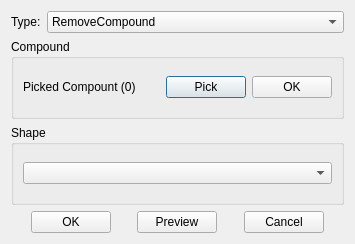
<?xml version="1.0" encoding="UTF-8"?>
<ui version="4.0">
 <class>RemoveCompoundDialog</class>
 <widget class="QDialog" name="RemoveCompoundDialog">
  <property name="geometry">
   <rect>
    <x>0</x>
    <y>0</y>
    <width>355</width>
    <height>244</height>
   </rect>
  </property>
  <property name="windowTitle">
   <string>RemoveCompound</string>
  </property>
  <layout class="QGridLayout" name="gridLayout">
   <item row="0" column="0">
    <widget class="QWidget" name="widget_2" native="true">
     <property name="sizePolicy">
      <sizepolicy hsizetype="Preferred" vsizetype="Fixed">
       <horstretch>0</horstretch>
       <verstretch>0</verstretch>
      </sizepolicy>
     </property>
     <layout class="QGridLayout" name="gridLayout_2">
      <property name="leftMargin">
       <number>0</number>
      </property>
      <property name="topMargin">
       <number>0</number>
      </property>
      <property name="rightMargin">
       <number>0</number>
      </property>
      <property name="bottomMargin">
       <number>0</number>
      </property>
      <item row="0" column="0">
       <widget class="QLabel" name="label">
        <property name="sizePolicy">
         <sizepolicy hsizetype="Fixed" vsizetype="Preferred">
          <horstretch>0</horstretch>
          <verstretch>0</verstretch>
         </sizepolicy>
        </property>
        <property name="text">
         <string>Type:</string>
        </property>
       </widget>
      </item>
      <item row="0" column="1">
       <widget class="QComboBox" name="cmbType">
        <property name="currentText">
         <string>RemoveCompound</string>
        </property>
        <property name="currentIndex">
         <number>0</number>
        </property>
        <item>
         <property name="text">
          <string>RemoveCompound</string>
         </property>
        </item>
       </widget>
      </item>
     </layout>
    </widget>
   </item>
   <item row="1" column="0">
    <widget class="QStackedWidget" name="stackedWidget_MainFace">
     <property name="currentIndex">
      <number>0</number>
     </property>
     <widget class="QWidget" name="pageChamfer_2">
      <layout class="QGridLayout" name="gridLayout_17">
       <property name="leftMargin">
        <number>0</number>
       </property>
       <property name="topMargin">
        <number>0</number>
       </property>
       <property name="rightMargin">
        <number>0</number>
       </property>
       <property name="bottomMargin">
        <number>0</number>
       </property>
       <item row="0" column="0">
        <widget class="QGroupBox" name="groupBoxEdges_2">
         <property name="title">
          <string>Compound</string>
         </property>
         <layout class="QGridLayout" name="gridLayout_5" columnstretch="1,0,0">
          <item row="0" column="0">
           <widget class="QLabel" name="labelEdges_MainFace">
            <property name="text">
             <string>Picked Compount (0)</string>
            </property>
           </widget>
          </item>
          <item row="0" column="1">
           <widget class="QPushButton" name="btnSelect_MainFace">
            <property name="text">
             <string>Pick</string>
            </property>
           </widget>
          </item>
          <item row="0" column="2">
           <widget class="QPushButton" name="btnSelectOK_MainFace">
            <property name="text">
             <string>OK</string>
            </property>
           </widget>
          </item>
         </layout>
        </widget>
       </item>
      </layout>
     </widget>
    </widget>
   </item>
   <item row="2" column="0">
    <widget class="QStackedWidget" name="stackedWidget_Faces">
     <property name="currentIndex">
      <number>0</number>
     </property>
     <widget class="QWidget" name="pageChamfer">
      <layout class="QGridLayout" name="gridLayout_16">
       <property name="leftMargin">
        <number>0</number>
       </property>
       <property name="topMargin">
        <number>0</number>
       </property>
       <property name="rightMargin">
        <number>0</number>
       </property>
       <property name="bottomMargin">
        <number>0</number>
       </property>
       <item row="0" column="0">
        <widget class="QGroupBox" name="groupBoxEdges">
         <property name="title">
          <string>Shape</string>
         </property>
         <layout class="QGridLayout" name="gridLayout_4" columnstretch="0">
          <item row="0" column="0">
           <widget class="QComboBox" name="comboBox"/>
          </item>
         </layout>
        </widget>
       </item>
      </layout>
     </widget>
    </widget>
   </item>
   <item row="3" column="0">
    <widget class="QWidget" name="widget" native="true">
     <property name="sizePolicy">
      <sizepolicy hsizetype="Preferred" vsizetype="Fixed">
       <horstretch>0</horstretch>
       <verstretch>0</verstretch>
      </sizepolicy>
     </property>
     <layout class="QGridLayout" name="gridLayout_3">
      <property name="leftMargin">
       <number>0</number>
      </property>
      <property name="topMargin">
       <number>0</number>
      </property>
      <property name="rightMargin">
       <number>0</number>
      </property>
      <property name="bottomMargin">
       <number>0</number>
      </property>
      <item row="0" column="4">
       <spacer name="horizontalSpacer_3">
        <property name="orientation">
         <enum>Qt::Horizontal</enum>
        </property>
        <property name="sizeHint" stdset="0">
         <size>
          <width>40</width>
          <height>20</height>
         </size>
        </property>
       </spacer>
      </item>
      <item row="0" column="1">
       <widget class="QPushButton" name="btnOK">
        <property name="text">
         <string>OK</string>
        </property>
       </widget>
      </item>
      <item row="0" column="3">
       <widget class="QPushButton" name="btnApply">
        <property name="text">
         <string>Preview</string>
        </property>
       </widget>
      </item>
      <item row="0" column="5">
       <widget class="QPushButton" name="btnCancel">
        <property name="text">
         <string>Cancel</string>
        </property>
       </widget>
      </item>
      <item row="0" column="2">
       <spacer name="horizontalSpacer_2">
        <property name="orientation">
         <enum>Qt::Horizontal</enum>
        </property>
        <property name="sizeHint" stdset="0">
         <size>
          <width>40</width>
          <height>20</height>
         </size>
        </property>
       </spacer>
      </item>
      <item row="0" column="0">
       <spacer name="horizontalSpacer">
        <property name="orientation">
         <enum>Qt::Horizontal</enum>
        </property>
        <property name="sizeHint" stdset="0">
         <size>
          <width>40</width>
          <height>20</height>
         </size>
        </property>
       </spacer>
      </item>
      <item row="0" column="6">
       <spacer name="horizontalSpacer_4">
        <property name="orientation">
         <enum>Qt::Horizontal</enum>
        </property>
        <property name="sizeHint" stdset="0">
         <size>
          <width>40</width>
          <height>20</height>
         </size>
        </property>
       </spacer>
      </item>
     </layout>
    </widget>
   </item>
  </layout>
 </widget>
 <resources/>
 <connections/>
</ui>
